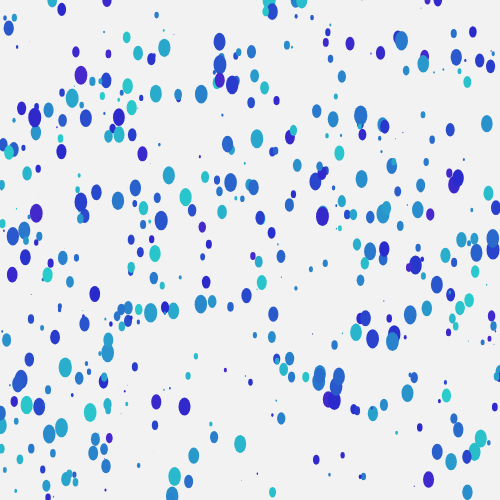
Frame 1 (no input)
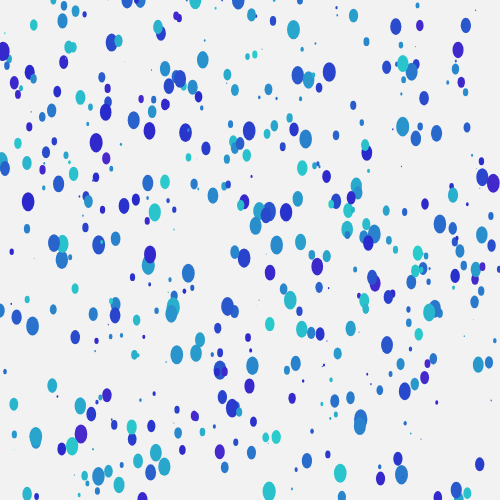
Frame 60 (no input)
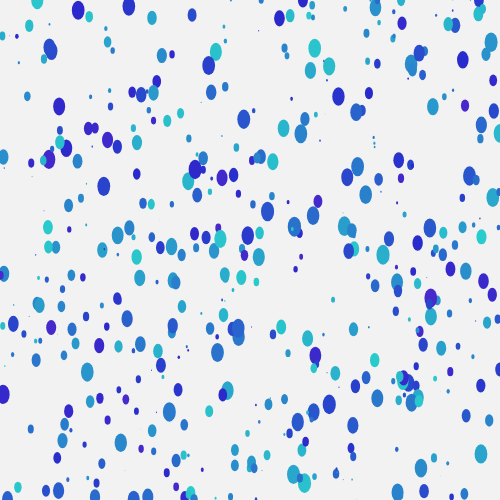
Frame 120 (the mouse pressed at the canvas centre since frame 60)

The p5.js sketch that drew these frames (run headless with seeded random() and noise() and a simulated clock; from frame 60 on, the mouse is pressed at the canvas centre):

// p5.js sketch
// ── sketch.js
let drops = [];
let totalDrops = 500;

function setup() {
  createCanvas(500, 500);
  colorMode(HSB, 100);
  // This version of the constructor only takes one argument - the drop size (diameter)
  for (let i = 0; i < totalDrops; i++) {
    drops.push(new RainDrop(random(20)));
  }
}

function draw() {
  background(0, 0, 95);
  for (let i = 0; i < totalDrops; i++) {
    drops[i].drip();
    drops[i].show();
  }
}

class RainDrop {
  constructor(d) {
    this.x = random(width);
    this.y = random(height);
    this.d = d;
    this.fallSpeed = random(5, 10);
    this.hue = 50 + random(20);
  }

  show() {
    noStroke();
    fill(this.hue, 80, 80);
    ellipse(this.x, this.y, (this.d / 3) * 2, this.d);
  }

  drip() {
    this.y += this.fallSpeed;
    if (this.y >= height) {
      this.y = 0;
      this.x = random(width);
    }
  }
}
